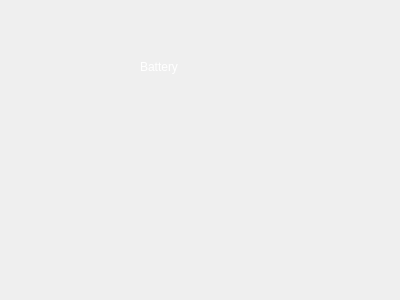
<?xml version="1.0" encoding="UTF-8"?>
<ui version="4.0">
 <class>BatteryUi</class>
 <widget class="QWidget" name="BatteryUi">
  <property name="geometry">
   <rect>
    <x>0</x>
    <y>0</y>
    <width>400</width>
    <height>300</height>
   </rect>
  </property>
  <property name="windowTitle">
   <string>Form</string>
  </property>
  <property name="styleSheet">
   <string notr="true">QWidget{

color: rgb(255,255,255);
background-color: qlineargradient(x1: 0, y1: 0, x2: 0, y2: 1,
                                      stop: 0 rgb(100,100,100), stop: 1 rgb(100,100,100));
}
</string>
  </property>
  <widget class="QLabel" name="title">
   <property name="geometry">
    <rect>
     <x>140</x>
     <y>60</y>
     <width>59</width>
     <height>14</height>
    </rect>
   </property>
   <property name="text">
    <string>Battery</string>
   </property>
  </widget>
 </widget>
 <resources/>
 <connections/>
</ui>
